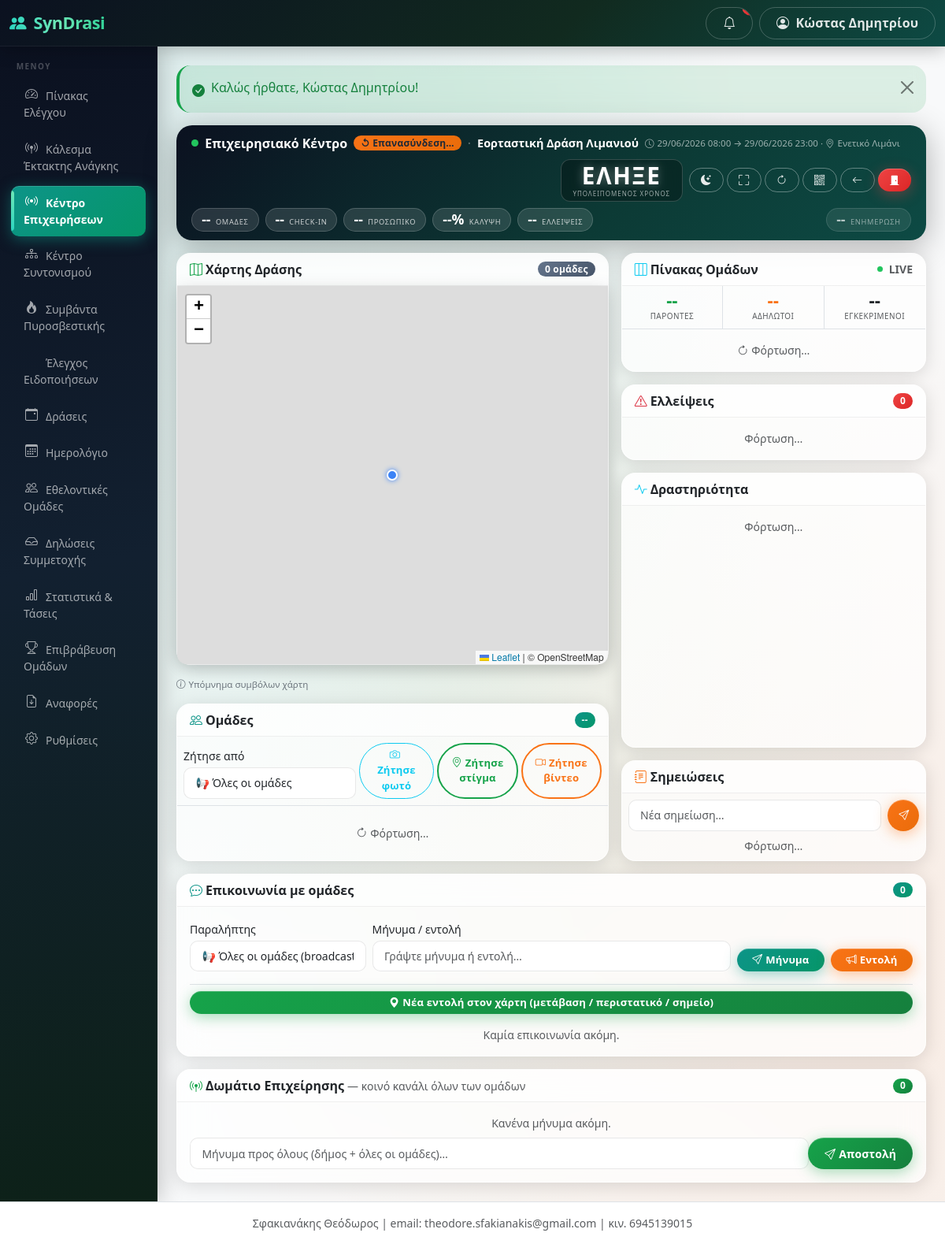
/public/operations/events/4 (signed in), run on the app's committed database.
### tables this page shows
CREATE TABLE users (
  id INT AUTO_INCREMENT PRIMARY KEY,
  municipality_id INT NULL,
  team_id INT NULL,
  name VARCHAR(255) NOT NULL,
  email VARCHAR(255) NOT NULL UNIQUE,
  phone VARCHAR(50) NULL,
  password_hash VARCHAR(255) NOT NULL,
  role ENUM('super_admin','municipality_admin','team_admin','event_operator') NOT NULL,
  status ENUM('active','inactive') NOT NULL DEFAULT 'active',
  last_login_at DATETIME NULL,
  created_at DATETIME NOT NULL DEFAULT CURRENT_TIMESTAMP,
  updated_at DATETIME NULL ON UPDATE CURRENT_TIMESTAMP,
  INDEX idx_users_municipality_id (municipality_id),
  INDEX idx_users_team_id (team_id)
);

CREATE TABLE events (
  id INT AUTO_INCREMENT PRIMARY KEY,
  municipality_id INT NOT NULL,
  category_id INT NULL,
  title VARCHAR(255) NOT NULL,
  description TEXT NULL,
  location_name VARCHAR(255) NULL,
  address VARCHAR(255) NULL,
  latitude DECIMAL(10,7) NULL,
  longitude DECIMAL(10,7) NULL,
  start_datetime DATETIME NOT NULL,
  end_datetime DATETIME NOT NULL,
  requested_people INT NOT NULL DEFAULT 0,
  requested_vehicle TINYINT(1) NOT NULL DEFAULT 0,
  requested_medical_equipment TINYINT(1) NOT NULL DEFAULT 0,
  instructions TEXT NULL,
  status ENUM('draft','open','review','confirmed','active','closed','completed','cancelled') NOT NULL DEFAULT 'draft',
  published_at DATETIME NULL,
  created_by INT NOT NULL,
  created_at DATETIME NOT NULL DEFAULT CURRENT_TIMESTAMP,
  updated_at DATETIME NULL ON UPDATE CURRENT_TIMESTAMP,
  INDEX idx_events_municipality_id (municipality_id),
  INDEX idx_events_status (status),
  INDEX idx_events_start_datetime (start_datetime),
  INDEX idx_events_muni_status_start (municipality_id, status, start_datetime)
);

### views/operations/event.php (the view, shortened to what the rows shown need)
<?php
$eid       = (int) $event['id'];
?>
<div class="ops-header">
  <div class="d-flex align-items-center gap-2 flex-wrap">
    <span class="ldot"></span>
    <span class="fw-bold text-white" style="font-size:1rem;white-space:nowrap">Επιχειρησιακό Κέντρο</span>
    <span class="badge bg-success" id="liveBadge">◉ LIVE SSE</span>
    <span style="opacity:.35">·</span>
    <span class="fw-semibold text-white" style="font-size:.9rem;white-space:nowrap;overflow:hidden;text-overflow:ellipsis;max-width:280px"><?= e($event['title']) ?></span>
    <span style="opacity:.6;font-size:.72rem;white-space:nowrap">
      <i class="bi bi-clock me-1"></i><?= e(gr_datetime($event['start_datetime'])) ?> &rarr; <?= e(gr_datetime($event['end_datetime'])) ?><?php if ($event['location_name']): ?>&nbsp;&middot;&nbsp;<i class="bi bi-geo-alt me-1"></i><?= e($event['location_name']) ?><?php endif; ?>
    </span>
    <div class="ms-auto d-flex align-items-center gap-2">
      <div class="ops-countdown-wrap text-white">
        <div class="ops-countdown" id="countdown">--</div>
        <div style="font-size:.5rem;opacity:.6;text-transform:uppercase;letter-spacing:1px;margin-top:.15rem" id="cdLabel">Υπολειπόμενος χρόνος</div>
      </div>
      <div class="d-flex gap-1 align-items-center">
        <button class="btn btn-sm btn-outline-light" id="btnDark" title="Mission Control Mode"><i class="bi bi-moon-stars-fill"></i></button>
        <button class="btn btn-sm btn-outline-light" id="btnFull" title="Fullscreen χάρτης"><i class="bi bi-fullscreen"></i></button>
        <button class="btn btn-sm btn-outline-light" id="btnRefresh"><i class="bi bi-arrow-clockwise"></i></button>
        <a class="btn btn-sm btn-outline-light" href="<?= e(url('/operations/events/' . $eid . '/gate-qr')) ?>" target="_blank" title="QR Πύλης — δήλωση παρουσίας"><i class="bi bi-qr-code"></i></a>
        <a class="btn btn-sm btn-outline-light" href="<?= e(url('/events/' . $eid)) ?>"><i class="bi bi-arrow-left"></i></a>
        <form method="post" action="<?= e(url('/events/' . $eid . '/close')) ?>"
              onsubmit="return confirm('Κλείσιμο δράσης;\nΗ δράση θα κλείσει και θα πάει για αρχειοθέτηση.')">
          <button class="btn btn-sm btn-danger" title="Κλείσιμο Δράσης"><i class="bi bi-door-closed-fill"></i></button>
        </form>
      </div>
    </div>
  </div>
  <div class="d-flex flex-wrap gap-2 mt-2">
    <div class="ops-stat text-white" id="ss-teams"><div class="val" id="sv-teams">--</div><div class="lbl">Ομάδες</div></div>
    <div class="ops-stat text-white" id="ss-ci"><div class="val" id="sv-ci">--</div><div class="lbl">Check-in</div></div>
    <div class="ops-stat text-white" id="ss-pers"><div class="val" id="sv-pers">--</div><div class="lbl">Προσωπικό</div></div>
    <div class="ops-stat text-white" id="ss-cov"><div class="val" id="sv-cov">--%</div><div class="lbl">Κάλυψη</div></div>
    <div class="ops-stat text-white" id="ss-sh"><div class="val" id="sv-sh">--</div><div class="lbl">Ελλείψεις</div></div>
    <div class="ops-stat text-white ms-auto" style="opacity:.7"><div class="val" id="sv-clk">--</div><div class="lbl">Ενημέρωση</div></div>
  </div>
</div>
<div class="row g-3">
  <div class="col-xl-7">
    <div class="card mb-3">
      <div class="card-header d-flex justify-content-between align-items-center">
        <span><i class="bi bi-map me-1 text-success"></i>Χάρτης Δράσης</span>
        <span class="badge bg-secondary" id="mapBadge">0 ομάδες</span>
      </div>
      <div class="card-body p-0">
        <div class="map-wrap" id="mapWrap">
          <div id="operationalMap" style="height:480px;border-radius:0 0 12px 12px"></div>
        </div>
      </div>
    </div>
    <details class="mb-3" style="font-size:.72rem;color:#6c757d">
      <summary style="cursor:pointer;list-style:none;display:inline-flex;align-items:center;gap:4px;user-select:none">
        <i class="bi bi-info-circle"></i> Υπόμνημα συμβόλων χάρτη
      </summary>
    </details>
    <div class="card">
      <div class="card-header d-flex justify-content-between align-items-center">
        <span><i class="bi bi-people me-1 text-primary"></i>Ομάδες</span>
        <span class="badge bg-primary" id="teamBadge">--</span>
      </div>
      <div class="card-body p-2 pb-2 border-bottom">
        <div class="row g-1 align-items-end">
          <div class="col-12 col-sm-5">
            <label class="form-label small mb-1">Ζήτησε από</label>
            <select class="form-select form-select-sm" id="reqTargetTeam">
              <option value="">📢 Όλες οι ομάδες</option>
            </select>
          </div>
          <div class="col-12 col-sm-7 d-flex gap-1">
            <button type="button" class="btn btn-outline-info btn-sm flex-fill" id="bulkReqPhoto"><i class="bi bi-camera me-1"></i>Ζήτησε φωτό</button>
            <button type="button" class="btn btn-outline-success btn-sm flex-fill" id="bulkReqGps"><i class="bi bi-geo-alt me-1"></i>Ζήτησε στίγμα</button>
            <button type="button" class="btn btn-outline-warning btn-sm flex-fill" id="bulkReqVideo"><i class="bi bi-camera-video me-1"></i>Ζήτησε βίντεο</button>
          </div>
        </div>
      </div>
      <div class="card-body p-2" id="teamsBox">
        <div class="text-muted small py-3 text-center"><i class="bi bi-arrow-clockwise spin me-1"></i>Φόρτωση…</div>
      </div>
    </div>
  </div>
  <div class="col-xl-5 d-flex flex-column gap-3">
    <div class="card" id="teamBoardCard">
      <div class="card-header d-flex justify-content-between align-items-center">
        <span><i class="bi bi-layout-three-columns me-1 text-info"></i>Πίνακας Ομάδων</span>
        <div class="d-flex align-items-center gap-2">
          <span class="ldot" style="width:7px;height:7px" title="LIVE"></span>
          <span class="small text-muted">LIVE</span>
        </div>
      </div>
      <div class="row g-0 border-bottom text-center" id="boardSummary">
        <div class="col-4 py-2 border-end">
          <div class="board-num text-success" id="board-present">--</div>
          <div class="text-muted board-lbl">Παρόντες</div>
        </div>
        <div class="col-4 py-2 border-end">
          <div class="board-num text-warning" id="board-transit">--</div>
          <div class="text-muted board-lbl">Αδήλωτοι</div>
        </div>
        <div class="col-4 py-2">
          <div class="board-num" id="board-approved">--</div>
          <div class="text-muted board-lbl">Εγκεκριμένοι</div>
        </div>
      </div>
      <div id="boardList" style="max-height:290px;overflow-y:auto">
        <div class="text-muted small py-3 text-center"><i class="bi bi-arrow-clockwise spin me-1"></i>Φόρτωση…</div>
      </div>
    </div>
    <div class="card">
      <div class="card-header d-flex justify-content-between align-items-center">
        <span><i class="bi bi-exclamation-triangle me-1 text-danger"></i>Ελλείψεις</span>
        <span class="badge bg-danger" id="shBadge">0</span>
      </div>
      <div class="card-body p-2" id="shortagesBox">
        <div class="text-muted small py-2 text-center">Φόρτωση…</div>
      </div>
    </div>
    <div class="card flex-grow-1">
      <div class="card-header">
        <i class="bi bi-activity me-1 text-info"></i>Δραστηριότητα
      </div>
      <div class="card-body p-2 overflow-auto" style="max-height:260px" id="activityBox">
        <div class="text-muted small py-2 text-center">Φόρτωση…</div>
      </div>
    </div>
    <div class="card">
      <div class="card-header"><i class="bi bi-journal-text me-1 text-warning"></i>Σημειώσεις</div>
      <div class="card-body p-2">
        <form id="noteForm" class="d-flex gap-2 mb-2">
          <input type="text" class="form-control form-control-sm" id="noteInput" placeholder="Νέα σημείωση…" maxlength="500">
          <button class="btn btn-sm btn-warning fw-bold" type="submit"><i class="bi bi-send"></i></button>
        </form>
        <div id="notesBox" style="max-height:160px;overflow-y:auto">
          <div class="text-muted small text-center">Φόρτωση…</div>
        </div>
      </div>
    </div>
  </div>
</div>
<div class="card mt-3">
  <div class="card-header d-flex justify-content-between align-items-center">
    <span><i class="bi bi-chat-dots me-1 text-primary"></i>Επικοινωνία με ομάδες</span>
    <span class="badge bg-primary" id="msgBadge">0</span>
  </div>
  <div class="card-body">
    <div class="row g-2 align-items-end mb-3">
      <div class="col-md-3">
        <label class="form-label small mb-1">Παραλήπτης</label>
        <select class="form-select form-select-sm" id="cmsgTeam">
          <option value="">📢 Όλες οι ομάδες (broadcast)</option>
        </select>
      </div>
      <div class="col-md-6">
        <label class="form-label small mb-1">Μήνυμα / εντολή</label>
        <input type="text" class="form-control form-control-sm" id="cmsgBody" maxlength="500" placeholder="Γράψτε μήνυμα ή εντολή…">
      </div>
      <div class="col-md-3 d-flex gap-2">
        <button type="button" class="btn btn-sm btn-primary flex-fill" id="cmsgSendMsg"><i class="bi bi-send me-1"></i>Μήνυμα</button>
        <button type="button" class="btn btn-sm btn-warning flex-fill fw-bold" id="cmsgSendOrder" title="Στέλνεται ως εντολή — ζητά επιβεβαίωση λήψης από την ομάδα"><i class="bi bi-megaphone me-1"></i>Εντολή</button>
      </div>
    </div>
    <div class="mb-3 pt-2 border-top">
      <button type="button" class="btn btn-sm btn-success w-100" data-bs-toggle="modal" data-bs-target="#geoOrderModal">
        <i class="bi bi-geo-alt-fill me-1"></i>Νέα εντολή στον χάρτη (μετάβαση / περιστατικό / σημείο)
      </button>
    </div>
    <div class="msg-thread" id="msgThread"><div class="text-muted small text-center">Καμία επικοινωνία ακόμη.</div></div>
  </div>
</div>
<div class="card mt-3">
  <div class="card-header d-flex justify-content-between align-items-center">
    <span><i class="bi bi-broadcast-pin me-1 text-success"></i>Δωμάτιο Επιχείρησης <span class="small text-muted fw-normal">— κοινό κανάλι όλων των ομάδων</span></span>
    <span class="badge bg-success" id="roomBadge">0</span>
  </div>
  <div class="card-body">
    <div class="msg-thread" id="roomThread" style="max-height:260px"><div class="text-muted small text-center">Κανένα μήνυμα ακόμη.</div></div>
    <div class="input-group input-group-sm mt-2">
      <input type="text" class="form-control" id="roomInput" maxlength="500" placeholder="Μήνυμα προς όλους (δήμος + όλες οι ομάδες)…">
      <button class="btn btn-success" type="button" id="roomSend"><i class="bi bi-send me-1"></i>Αποστολή</button>
    </div>
  </div>
</div>
<link rel="stylesheet" href="https://unpkg.com/leaflet@1.9.4/dist/leaflet.css">

### app/Helpers/Router.php (shortened to what the rows shown need)
<?php
class Router
{
    private $routes = [];
    public function get($pattern, $handler)
    {
        $this->routes[] = ['GET', $pattern, $handler];
    }
    public function post($pattern, $handler)
    {
        $this->routes[] = ['POST', $pattern, $handler];
    }
    public function dispatch($method, $uri)
    {
        $path = parse_url($uri, PHP_URL_PATH);
        $base = base_uri();
        if ($base !== '' && strpos($path, $base) === 0) {
            $path = substr($path, strlen($base));
        } else {
            $parent = preg_replace('#/public$#', '', $base);
            if ($parent !== $base && $parent !== '' && strpos($path, $parent) === 0) {
                $path = substr($path, strlen($parent));
            }
        }
        $path = '/' . trim($path, '/');
        foreach ($this->routes as $route) {
            list($m, $pattern, $handler) = $route;
            if ($m !== $method) {
                continue;
            }
            $regex = '#^' . preg_replace_callback(
                '/\{([a-zA-Z_]+)\}/',
                function ($m) {
                    return $m[1] === 'token' ? '([A-Za-z0-9]+)' : '(\d+)';
                },
                $pattern
            ) . '$#';
            if (preg_match($regex, $path, $matches)) {
                array_shift($matches);
                list($class, $action) = explode('@', $handler);
                $controller = new $class();
                return call_user_func_array([$controller, $action], $matches);
            }
        }
    }
}

### views/layouts/header.php (shortened to what the rows shown need)
<?php $unreadCount = is_logged_in() ? Notification::unreadCount($_SESSION['user_id']) : 0; ?>
<!DOCTYPE html>
<html lang="el">
<head>
<link href="https://cdn.jsdelivr.net/npm/bootstrap@5.3.3/dist/css/bootstrap.min.css" rel="stylesheet">
<link href="https://cdn.jsdelivr.net/npm/bootstrap-icons@1.11.3/font/bootstrap-icons.min.css" rel="stylesheet">
<link href="<?= e(url('/assets/css/app.css')) ?>" rel="stylesheet">
</head>
<body class="bg-light">
<nav class="navbar navbar-dark syndrasi-topbar sticky-top">
  <div class="container-fluid">
    <div class="d-flex align-items-center">
      <a class="navbar-brand fw-bold" href="<?= e(url('/')) ?>">
        <i class="bi bi-people-fill me-1"></i> SynDrasi
      </a>
    </div>
    <div class="d-flex align-items-center gap-2">
      <a href="<?= e(url('/notifications')) ?>" class="btn btn-outline-light position-relative" title="Ειδοποιήσεις" id="navNotifBell">
        <i class="bi bi-bell"></i>
        <span class="position-absolute top-0 start-100 translate-middle badge rounded-pill bg-danger"
              id="navNotifBadge" <?= $unreadCount > 0 ? '' : 'style="display:none"' ?>><?= (int) $unreadCount ?></span>
      </a>
      <div class="dropdown">
        <button class="btn btn-outline-light dropdown-toggle" data-bs-toggle="dropdown">
          <i class="bi bi-person-circle me-1"></i>
          <span class="d-none d-md-inline"><?= e(current_user() ? current_user()['name'] : '') ?></span>
        </button>
      </div>
    </div>
  </div>
</nav>
<div class="container-fluid">
  <div class="row">
    <?php include BASE_PATH . '/views/layouts/sidebar.php'; ?>
    <main class="col-lg-10 ms-sm-auto px-3 px-md-4 py-4">
      <?php include BASE_PATH . '/views/layouts/flash.php'; ?>

### data on the page
users: name "Κώστας Δημητρίου"
events: title "Εορταστική Δράση Λιμανιού", start_datetime "29/06/2026 08:00", end_datetime "29/06/2026 23:00", location_name "Ενετικό Λιμάνι"

### other printed values
$m[2] "Πίνακας Ελέγχου"
$m[2] "Κάλεσμα Έκτακτης Ανάγκης"
$m[2] "Κέντρο Επιχειρήσεων"
$m[2] "Κέντρο Συντονισμού"
$m[2] "Συμβάντα Πυροσβεστικής"
$m[2] "Έλεγχος Ειδοποιήσεων"
$m[2] "Δράσεις"
$m[2] "Ημερολόγιο"
$m[2] "Εθελοντικές Ομάδες"
$m[2] "Δηλώσεις Συμμετοχής"
$m[2] "Στατιστικά & Τάσεις"
$m[2] "Επιβράβευση Ομάδων"
$m[2] "Αναφορές"
$m[2] "Ρυθμίσεις"
$f['message'] "Καλώς ήρθατε, Κώστας Δημητρίου!"
